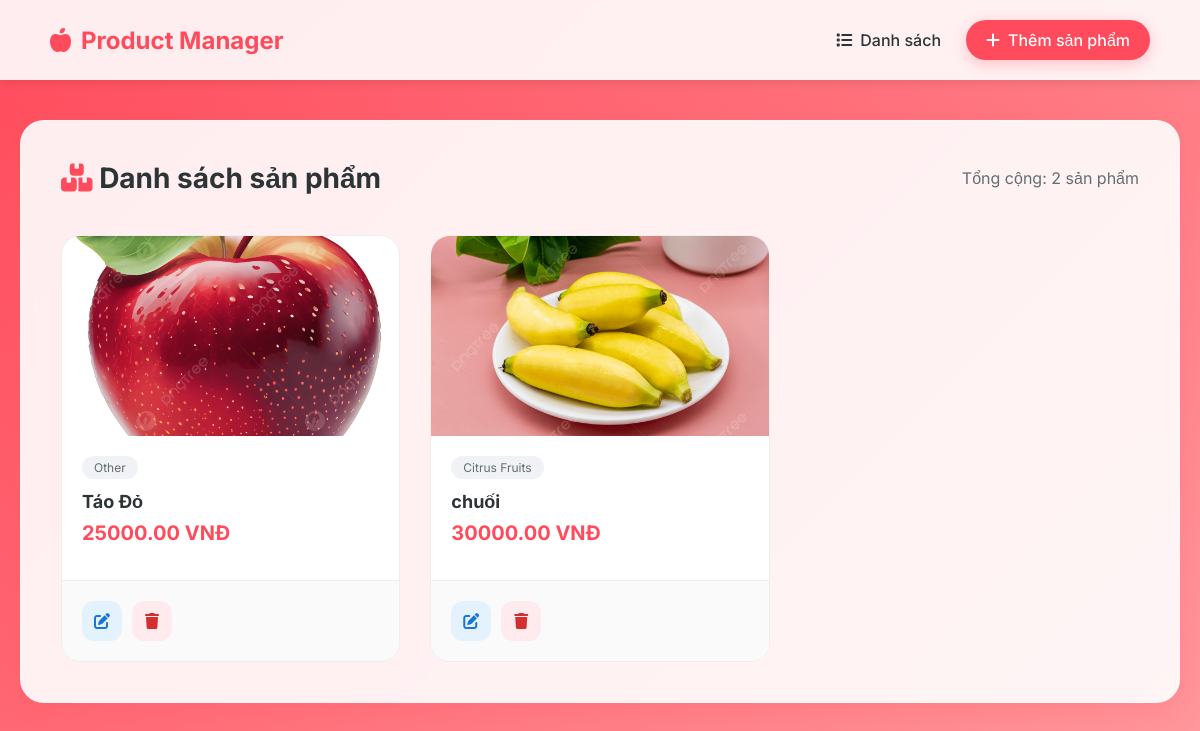
/, run on an earlier commit of the app's database.
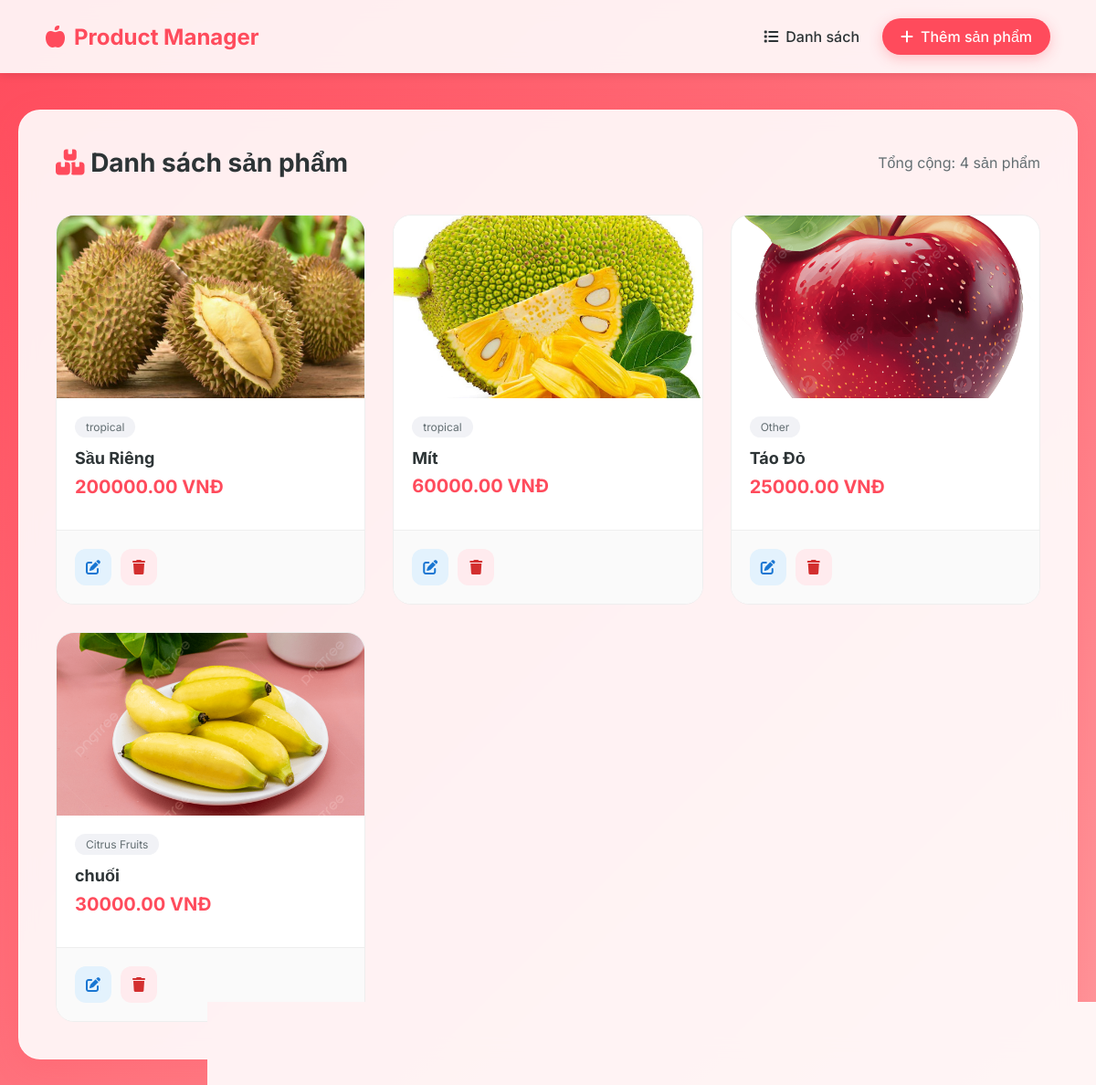
And on a later commit of the database.
### products/models.py (models this page shows, shortened)
class Product(models.Model):
    CATEGORY_CHOICES = (
        ('citrus', 'Citrus Fruits'),
        ('stone', 'Stone Fruits'),
        ('melons', 'Melons'),
        ('other', 'Other'),
    )
    name = models.CharField(max_length=200, verbose_name='Product Name')
    price = models.DecimalField(max_digits=10, decimal_places=2, verbose_name='Price')
    category = models.CharField(max_length=50, choices=CATEGORY_CHOICES, default='other', verbose_name='Category')
    image = models.ImageField(upload_to='products/', blank=True, null=True, verbose_name='Product Image')
    created_at = models.DateTimeField(auto_now_add=True, verbose_name='Created At')
    updated_at = models.DateTimeField(auto_now=True, verbose_name='Updated At')
    class Meta:
        verbose_name = 'Product'
        verbose_name_plural = 'Products'
        ordering = ['-created_at']

### products/views.py (the view)
# urls.py: path('', ProductDashboardView.as_view(), name='product_dashboard'),
class ProductDashboardView(View):
    def get(self, request):
        products = Product.objects.all()
        return render(request, 'dashboard.html', {'products': products})

### templates/dashboard.html (shortened to what this page needs)
{% extends 'base.html' %}
{% block content %}
<div class="glass-card">
    <div style="display: flex; justify-content: space-between; align-items: center; margin-bottom: 40px;">
        <h2 style="font-size: 28px; color: var(--text-dark);">
            <i class="fas fa-boxes-stacked" style="color: var(--primary-color);"></i> Danh sách sản phẩm
        </h2>
        <span style="color: var(--text-muted);">Tổng cộng: {{ products|length }} sản phẩm</span>
    </div>
    {% if products %}
    <div class="product-grid">
        {% for product in products %}
        <div class="product-card">
            {% if product.image %}
            <img src="{{ product.image.url }}" class="product-image" alt="{{ product.name }}">
            {% else %}
            <div class="product-image"
                style="background: #f1f2f6; display: flex; align-items: center; justify-content: center;">
                <i class="fas fa-image fa-3x" style="color: #ccc;"></i>
            </div>
            {% endif %}
            <div class="product-info">
                <span class="category-badge">{{ product.get_category_display }}</span>
                <h3>{{ product.name }}</h3>
                <div class="price-tag">{{ product.price|floatformat:2 }} VNĐ</div>
            </div>
            <div class="card-actions">
                <a href="/edit/{{ product.id }}/" class="btn-icon btn-edit" title="Chỉnh sửa">
                    <i class="fas fa-edit"></i>
                </a>
                <a href="/delete/{{ product.id }}/" class="btn-icon btn-delete" title="Xóa"
                    onclick="return confirm('Bạn có chắc chắn muốn xóa sản phẩm này?')">
                    <i class="fas fa-trash"></i>
                </a>
            </div>
        </div>
        {% endfor %}
    </div>
    {% endif %}
</div>
{% endblock %}

What changed in the data, as far as the page shows it:
added Product: image (picture), category "tropical", name "Sầu Riêng", price "200000.00"
added Product: image (picture), category "tropical", name "Mít", price "60000.00"
Also different on the page:
{{ products|length }}: "2" → "4"
